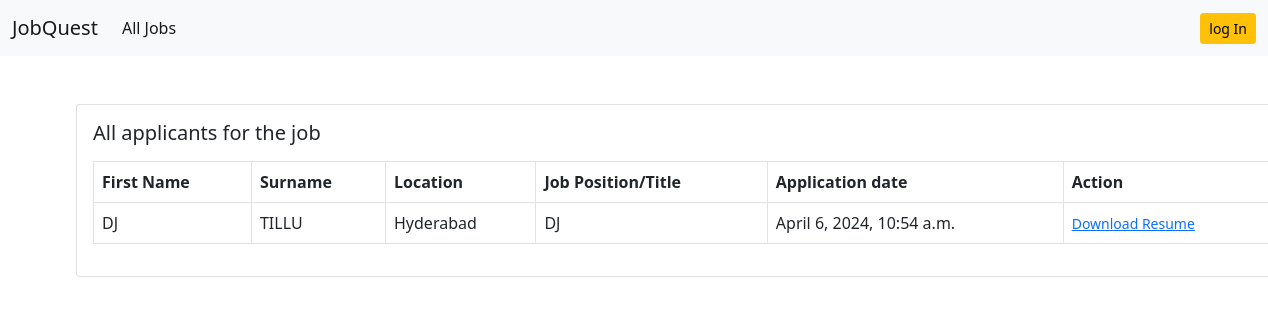
The page /job/all-applicants/1/ on the database its author committed.
### job/models.py (models this page shows)
class ApplyJob(models.Model):
    status_choices = (
        ('Accepted','Accepted'),
        ('Declined', 'Declined'),
        ('Pending', 'Pending')
    )
    user = models.ForeignKey(User, on_delete=models.CASCADE)
    job = models.ForeignKey(Job, on_delete=models.CASCADE)
    timestamp = models.DateTimeField(auto_now_add=True)
    status = models.CharField(max_length=20,choices=status_choices)

### users/models.py (models this page shows)
class User(AbstractUser):
    email = models.EmailField(unique=True)
    is_recruiter = models.BooleanField(default=False)
    is_applicant = models.BooleanField(default=False)
    has_resume = models.BooleanField(default=False)
    has_company =  models.BooleanField(default=False)

### resume/models.py (models this page shows, shortened)
class Resume(models.Model):
    user = models.OneToOneField(User,on_delete=models.CASCADE)
    first_name = models.CharField(max_length=100, null =True, blank=True)
    last_name = models.CharField(max_length=100, null =True, blank=True)
    location = models.CharField(max_length=100, null =True, blank=True)
    job_title = models.CharField(max_length=100, null =True, blank=True)
    skills = models.TextField()
    experience = models.PositiveIntegerField(default=0)
    upload_resume = models.FileField(upload_to='resume', null =True, blank=True)

### job/views.py (the view)
# urls.py: path('all-applicants/<int:pk>/', views.all_applicants, name='all-applicants'),
def all_applicants(request, pk):
    job = Job.objects.get(pk=pk)
    applicants = job.applyjob_set.all()
    context = {'job':job, 'applicants':applicants}
    return render(request,'job/all_applicants.html',context)

### templates/job/all_applicants.html
{% extends 'base.html' %}
{% load humanize %}
{% block content %}
<div class="card mx-auto" style="width: 76rem;">
    <div class="card-body">
        <h5 class="card-title mb-3">All applicants for the job</h5>
        <table class="table table-bordered">
            <thead>
                <tr>
                    <th scope="col">First Name</th>
                    <th scope="col">Surname</th>
                    <th scope="col">Location </th>
                    <th scope="col">Job Position/Title</th>
                    <th scope="col">Application date</th>
                    <th scope="col">Action</th>
                </tr>
            </thead>
            <tbody>
                {% for applicant in applicants %}
                <tr>
                    <td>{{applicant.user.resume.first_name}}</td>
                    <td>{{applicant.user.resume.last_name}}</td>
                    <td>{{applicant.user.resume.location}}</td>
                    <td>{{applicant.user.resume.job_title}}</td>
                    <td>{{applicant.timestamp}}</td>
                    <td><a target="_blank" href="{{applicant.user.resume.upload_resume.url}}"><small>Download Resume</small></a></td>
                </tr>
                {% endfor %}
            </tbody>
        </table>
    </div>
    {% endblock content %}

### rows shown on the page
ApplyJob: user.resume.first_name "DJ", user.resume.last_name "TILLU", user.resume.location "Hyderabad", user.resume.job_title "DJ", timestamp "April 6, 2024, 10:54 a.m."
